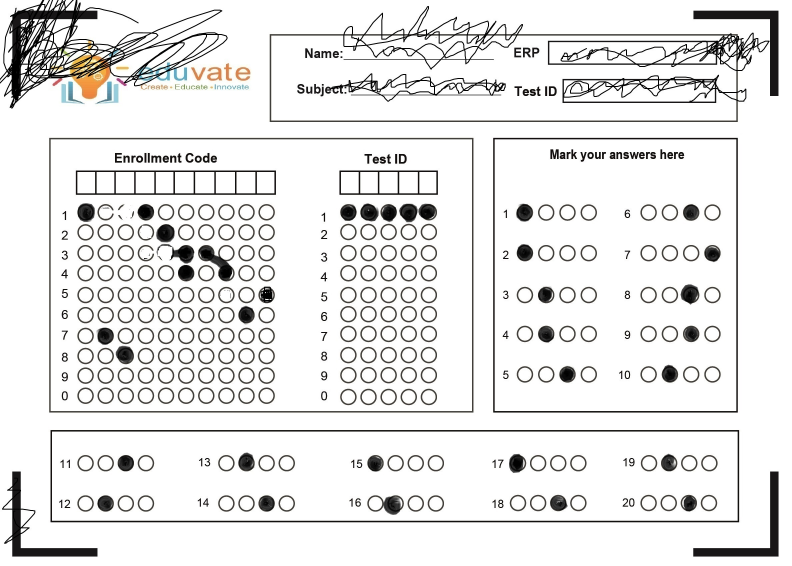
#> input picture input/qw.jpg, 2376 x 1696 px (shown at 1/3 size)
$ python newomr.py --input input/qw.jpg   (older library calls are emulated)
#> lines starting #> are read from the running program, lines starting #| are printed output that depends on the picture; after the words box and inside, x2 and y2 are one past the last pixel; in counts of white or black regions, pixels touching at a corner belong together
#> in get_answers, im_orig is the input picture: shape (1696, 2376, 3); mean B, G, R 230.4, 231, 231.3
import argparse
import cv2
import math
import numpy as np
import os
import glob
import xlsxwriter
# import argparse
# import cv2
# import numpy as np

# When the four corners are identified, we will do a four-point
# perspective transform such that the outmost points of each
# corner map to a TRANSF_SIZE x TRANSF_SIZE square image.
TRANSF_SIZE = 512

#
# Answer sheet properties.
#
N_QUESTIONS = 10

ANSWER_SHEET_WIDTH = 740
ANSWER_SHEET_HEIGHT = 1049

ANSWER_PATCH_HEIGHT = 50
ANSWER_PATCH_HEIGHT_WITH_MARGIN = 80
ANSWER_PATCH_LEFT_MARGIN = 200
ANSWER_PATCH_RIGHT_MARGIN = 90
FIRST_ANSWER_PATCH_TOP_Y = 200

ALTERNATIVE_HEIGHT = 50
ALTERNATIVE_WIDTH = 50
ALTERNATIVE_WIDTH_WITH_MARGIN = 100


# [18 lines left out: function calculate_contour_features, not called in this run]


def calculate_corner_features():
    """Calculates the array of features for the corner contour.
    In practice, this can be pre-calculated, as the corners are constant
    and independent from the inputs.

    We load the img/corner.png file, which contains a single corner, so we
    can reliably extract its features. We will use these features to look for
    contours in our input image that look like a corner.
    """
    corner_img = cv2.imread('img/corner.png')
    corner_img_gray = cv2.cvtColor(corner_img, cv2.COLOR_BGR2GRAY)
    _,contours, hierarchy = cv2.findContours(
        corner_img_gray, cv2.RETR_TREE, cv2.CHAIN_APPROX_SIMPLE)

    # We expect to see only two contours:
    # - The "outer" contour, which wraps the whole image, at hierarchy level 0
    # - The corner contour, which we are looking for, at hierarchy level 1
    # If in trouble, one way to check what's happening is to draw the found contours
    # with cv2.drawContours(corner_img, contours, -1, (255, 0, 0)) and try and find
    # the correct corner contour by drawing one contour at a time. Ideally, this
    # would not be done at runtime.
    if len(contours) != 2:
        raise RuntimeError(
            'Did not find the expected contours when looking for the corner')

    # Following our assumptions as stated above, we take the contour that has a parent
    # contour (that is, it is _not_ the outer contour) to be the corner contour.
    # If in trouble, verify that this contour is the corner contour with
    # cv2.drawContours(corner_img, [corner_contour], -1, (255, 0, 0))
    corner_contour = next(ct
                          for i, ct in enumerate(contours)
                          if hierarchy[0][i][3] != -1)

    return calculate_contour_features(corner_contour)


def normalize(im):
    """Converts `im` to black and white.

    Applying a threshold to a grayscale image will make every pixel either
    fully black or fully white. Before doing so, a common technique is to
    get rid of noise (or super high frequency color change) by blurring the
    grayscale image with a Gaussian filter."""
    im_gray = cv2.cvtColor(im, cv2.COLOR_BGR2GRAY)

    # Filter the grayscale image with a 3x3 kernel
    blurred = cv2.GaussianBlur(im_gray, (3, 3), 0)

    # Applies a Gaussian adaptive thresholding. In practice, adaptive thresholding
    # seems to work better than appling a single, global threshold to the image.
    # This is particularly important if there could be shadows or non-uniform
    # lighting on the answer sheet. In those scenarios, using a global thresholding
    # technique might yield paricularly bad results.
    # The choice of the parameters blockSize = 77 and C = 10 is as much as an art
    # as a science and domain-dependand.
    # In practice, you might want to try different  values for your specific answer
    # sheet.
    return cv2.adaptiveThreshold(
        blurred, 255, cv2.ADAPTIVE_THRESH_GAUSSIAN_C, cv2.THRESH_BINARY, 77, 10)
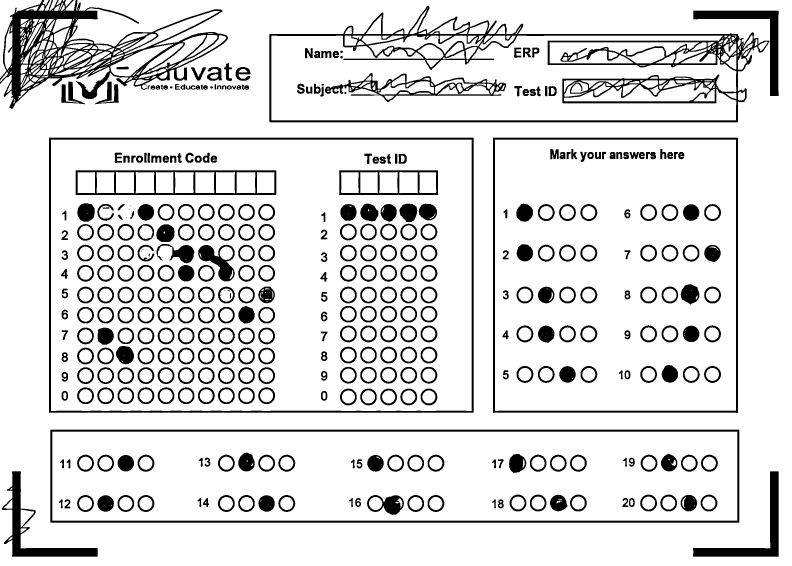
#> returned value: shape (1696, 2376) (shown at 1/3 size); 87.1% white; 396 black regions (15 under 20 px)


# [4 lines left out: function get_approx_contour, not called in this run]


def get_contours(image_gray):
    _,contours,_ = cv2.findContours(
    image_gray, cv2.RETR_TREE, cv2.CHAIN_APPROX_SIMPLE)
#> contours = 1099 contours, 196 with area under 20; largest, box (x1, y1, x2, y2) and area: (0, 0, 2376, 1696) 3909297, (146, 412, 1422, 1239) 1053148, (153, 419, 1415, 1233) 1024434, (1478, 412, 2215, 1240) 607939, (1485, 419, 2208, 1233) 586272
    return map(get_approx_contour, contours)


def get_corners(contours):
    """Returns the 4 contours that look like a corner the most.

    In the real world, we cannot assume that the corners will always be present,
    and we likely need to decide how good is good enough for contour to
    look like a corner.
    This is essentially a classification problem. A good approach would be
    to train a statistical classifier model and apply it here. In our little
    exercise, we assume the corners are necessarily there."""
    corner_features = calculate_corner_features()
    return sorted(
        contours,
        key=lambda c: features_distance(
                corner_features,
                calculate_contour_features(c)))[:4]


# [4 lines left out: function get_bounding_rect, not called in this run]


def features_distance(f1, f2):
    return np.linalg.norm(np.array(f1) - np.array(f2))


def draw_point(point, img, radius=5, color=(0, 0, 255)):
    cv2.circle(img, tuple(point), radius, color, -1)


# [16 lines left out: functions get_centroid, sort_points_counter_clockwise, not called in this run]


def get_outmost_points(contours):
    all_points = np.concatenate(contours)
    return get_bounding_rect(all_points)


# [42 lines left out: functions perspective_transform, sheet_coord_to_transf_coord, get_question_patch, not called in this run]


def get_question_patches(transf):
    for i in range(N_QUESTIONS):
        yield get_question_patch(transf, i)


# [33 lines left out: functions get_alternative_patches, draw_marked_alternative, get_marked_alternative, not called in this run]


def get_letter(alt_index):
    return ["A", "B", "C", "D", "E"][alt_index] if alt_index is not None else "N/A"


def get_answers(source_file):
    """Runs the full pipeline:

    - Loads input image
    - Normalizes image
    - Finds contours
    - Finds corners among all contours
    - Finds 'outmost' points of all corners
    - Applies perpsective transform to get a bird's eye view
    - Scans each line for the marked alternative
    """
    im_orig = cv2.imread(source_file)

    im_normalized = normalize(im_orig)

    contours = get_contours(im_normalized)

    corners = get_corners(contours)

    cv2.drawContours(im_orig, corners, -1, (0, 255, 0), 3)

    outmost = sort_points_counter_clockwise(get_outmost_points(corners))

    color_transf = perspective_transform(im_orig, outmost)
    normalized_transf = perspective_transform(im_normalized, outmost)

    answers = []
    for i, q_patch in enumerate(get_question_patches(normalized_transf)):
        alt_index = get_marked_alternative(get_alternative_patches(q_patch))

        if alt_index is not None:
            color_q_patch = get_question_patch(color_transf, i)
            draw_marked_alternative(color_q_patch, alt_index)

        answers.append(get_letter(alt_index))

    return answers, color_transf


def main():
    parser = argparse.ArgumentParser()

    parser.add_argument(
        "--input",
        help="Input image filename",
        required=True,
        type=str)

    parser.add_argument(
        "--output",
        help="Output image filename",
        type=str)

    parser.add_argument(
        "--show",
        action="store_true",
        help="Displays annotated image")

    args = parser.parse_args()

    answers, im = get_answers(args.input)

    for i, answer in enumerate(answers):
        print("Q{}: {}".format(i + 1, answer))

    if args.output:
        cv2.imwrite(args.output, im)
        print('Wrote image to {}.'.format(args.output))

    if args.show:
        cv2.imshow('Annotated image', im)
        cv2.waitKey(0)


if __name__ == '__main__':
#> (the run stopped early here; a loop or call above may not have finished)
